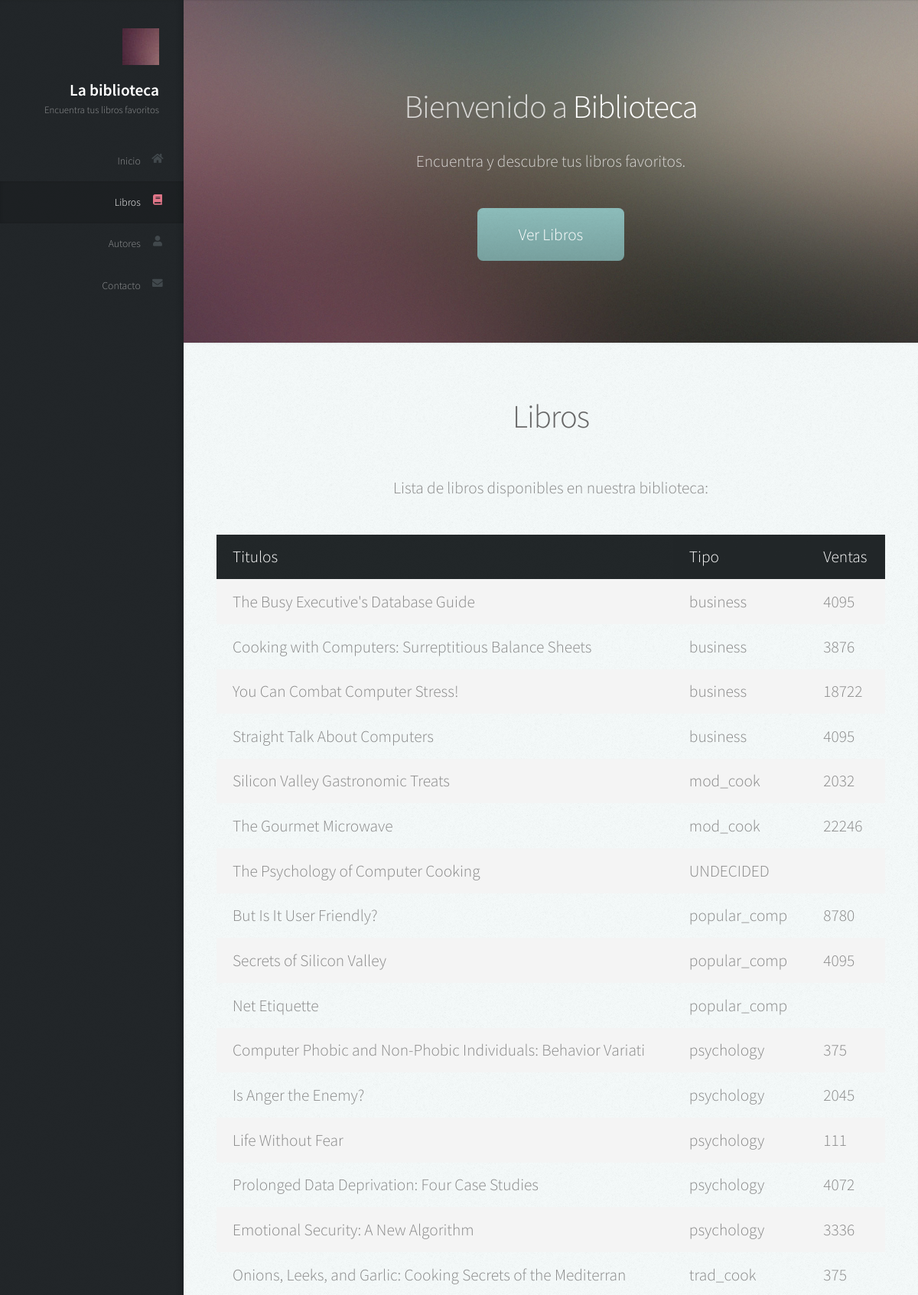
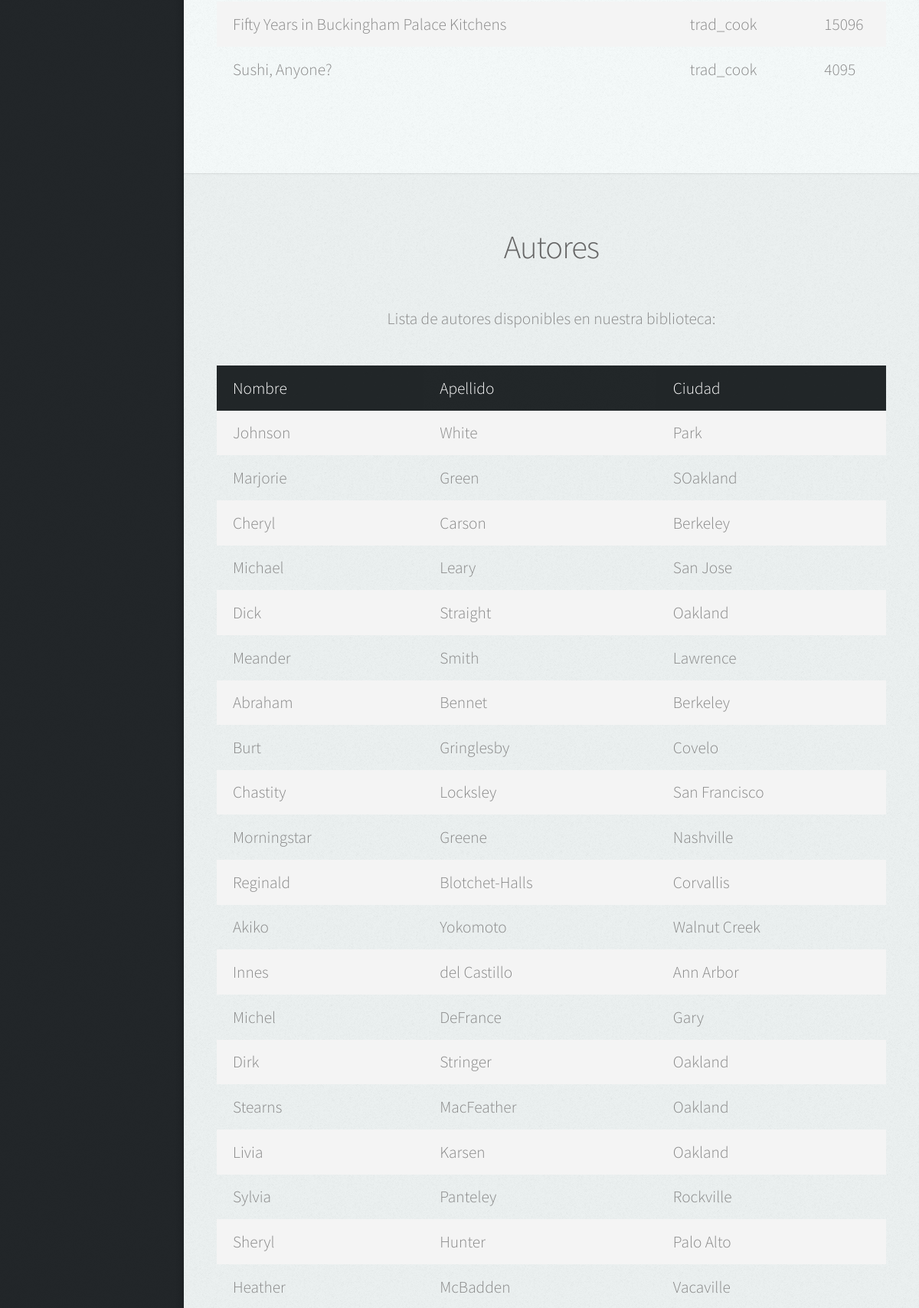
The page / (upper part) on the database its author committed (2 pictures, top to bottom).
### tables this page shows
CREATE TABLE `titulos` (
  `id_titulo` varchar(6) NOT NULL,
  `titulo` varchar(60) NOT NULL,
  `tipo` varchar(15) NOT NULL,
  `id_pub` varchar(4) NOT NULL,
  `precio` double DEFAULT NULL,
  `avance` double DEFAULT NULL,
  `total_ventas` int(11) DEFAULT NULL,
  `notas` varchar(255) NOT NULL,
  `fecha_pub` datetime NOT NULL,
  `contrato` varchar(1) NOT NULL
);

CREATE TABLE `autores` (
  `id_autor` varchar(11) NOT NULL,
  `apellido` varchar(15) NOT NULL,
  `nombre` varchar(15) NOT NULL,
  `telefono` varchar(12) NOT NULL,
  `direccion` varchar(20) NOT NULL,
  `ciudad` varchar(15) NOT NULL,
  `estado` varchar(2) NOT NULL,
  `pais` varchar(3) NOT NULL,
  `cod_postal` int(5) NOT NULL
);

### index.php (the view, shortened to what this page needs)
<!DOCTYPE HTML>
<html>
	<head>
		<link rel="stylesheet" href="assets/css/main.css" />
	</head>
	<body class="is-preload">
		<div id="header">
			<div class="top">
				<div id="logo">
					<span class="image avatar48"><img src="images/avatar.jpg" alt="" /></span>
					<h1 id="title">La biblioteca</h1>
					<p>Encuentra tus libros favoritos</p>
				</div>
				<nav id="nav">
					<ul>
						<li><a href="#inicio" id="inicio-link"><span class="icon solid fa-home">Inicio</span></a></li>
						<li><a href="#libros" id="libros-link"><span class="icon solid fa-book">Libros</span></a></li>
						<li><a href="#autores" id="autores-link"><span class="icon solid fa-user">Autores</span></a></li>
						<li><a href="#contacto" id="contacto-link"><span class="icon solid fa-envelope">Contacto</span></a></li>
					</ul>
				</nav>
			</div>
		</div>
		<div id="main">
			<section id="inicio" class="one dark cover">
				<div class="container">
					<header>
						<h2 class="alt">Bienvenido a <strong>Biblioteca</strong></h2>
						<p>Encuentra y descubre tus libros favoritos.</p>
					</header>
					<footer>
						<a href="#libros" class="button scrolly">Ver Libros</a>
					</footer>
				</div>
			</section>
			<section id="libros" class="two">
				<div class="container">
					<header>
						<h2>Libros</h2>
					</header>
					<p>Lista de libros disponibles en nuestra biblioteca:</p>
					<table>
						<tr>
							<th>Titulos</th>
							<th>Tipo</th>
							<th>Ventas</th>
						</tr>
						<?php
						include 'config.php';
						$stmt = $conn->prepare("SELECT titulo, tipo, total_ventas FROM titulos");
						$stmt->execute();
						$titulos = $stmt->fetchAll(PDO::FETCH_ASSOC);
						foreach ($titulos as $titulo): ?>
						<tr>
							<td><?php echo htmlspecialchars($titulo['titulo']); ?></td>
							<td><?php echo htmlspecialchars($titulo['tipo']); ?></td>
							<td><?php echo htmlspecialchars($titulo['total_ventas']); ?></td>
						</tr>
						<?php endforeach; ?>
					</table>
				</div>
			</section>
		<section id="autores" class="three">
    <div class="container">
        <header>
            <h2>Autores</h2>
        </header>
        <p>Lista de autores disponibles en nuestra biblioteca:</p>
        <table>
            <tr>
                <th>Nombre</th>
                <th>Apellido</th>
                <th>Ciudad</th>
            </tr>
            <?php
            include 'config.php';
            $stmt = $conn->prepare("SELECT nombre, apellido, ciudad FROM autores");
            $stmt->execute();
            $autores = $stmt->fetchAll(PDO::FETCH_ASSOC);
            foreach ($autores as $autor): ?>
            <tr>
                <td><?php echo htmlspecialchars($autor['nombre']); ?></td>
                <td><?php echo htmlspecialchars($autor['apellido']); ?></td>
                <td><?php echo htmlspecialchars($autor['ciudad']); ?></td>
            </tr>
            <?php endforeach; ?>
        </table>
    </div>
</section>
	</body>
</html>

### rows shown on the page
titulos: titulo "The Busy Executive's Database Guide", tipo "business", total_ventas "4095"
titulos: titulo "Cooking with Computers: Surreptitious Balance Sheets", tipo "business", total_ventas "3876"
titulos: titulo "You Can Combat Computer Stress!", tipo "business", total_ventas "18722"
titulos: titulo "Straight Talk About Computers", tipo "business", total_ventas "4095"
titulos: titulo "Silicon Valley Gastronomic Treats", tipo "mod_cook", total_ventas "2032"
titulos: titulo "The Gourmet Microwave", tipo "mod_cook", total_ventas "22246"
titulos: titulo "The Psychology of Computer Cooking", tipo "UNDECIDED"
titulos: titulo "But Is It User Friendly?", tipo "popular_comp", total_ventas "8780"
titulos: titulo "Secrets of Silicon Valley", tipo "popular_comp", total_ventas "4095"
titulos: titulo "Net Etiquette", tipo "popular_comp"
titulos: titulo "Computer Phobic and Non-Phobic Individuals: Behavior Variati", tipo "psychology", total_ventas "375"
titulos: titulo "Is Anger the Enemy?", tipo "psychology", total_ventas "2045"
titulos: titulo "Life Without Fear", tipo "psychology", total_ventas "111"
titulos: titulo "Prolonged Data Deprivation: Four Case Studies", tipo "psychology", total_ventas "4072"
titulos: titulo "Emotional Security: A New Algorithm", tipo "psychology", total_ventas "3336"
titulos: titulo "Onions, Leeks, and Garlic: Cooking Secrets of the Mediterran", tipo "trad_cook", total_ventas "375"
titulos: titulo "Fifty Years in Buckingham Palace Kitchens", tipo "trad_cook", total_ventas "15096"
titulos: titulo "Sushi, Anyone?", tipo "trad_cook", total_ventas "4095"
autores: nombre "Johnson", apellido "White", ciudad "Park"
autores: nombre "Marjorie", apellido "Green", ciudad "SOakland"
autores: nombre "Cheryl", apellido "Carson", ciudad "Berkeley"
autores: nombre "Michael", apellido "Leary", ciudad "San Jose"
autores: nombre "Dick", apellido "Straight", ciudad "Oakland"
autores: nombre "Meander", apellido "Smith", ciudad "Lawrence"
autores: nombre "Abraham", apellido "Bennet", ciudad "Berkeley"
autores: nombre "Burt", apellido "Gringlesby", ciudad "Covelo"
autores: nombre "Chastity", apellido "Locksley", ciudad "San Francisco"
autores: nombre "Morningstar", apellido "Greene", ciudad "Nashville"
autores: nombre "Reginald", apellido "Blotchet-Halls", ciudad "Corvallis"
autores: nombre "Akiko", apellido "Yokomoto", ciudad "Walnut Creek"
autores: nombre "Innes", apellido "del Castillo", ciudad "Ann Arbor"
autores: nombre "Michel", apellido "DeFrance", ciudad "Gary"
autores: nombre "Dirk", apellido "Stringer", ciudad "Oakland"
autores: nombre "Stearns", apellido "MacFeather", ciudad "Oakland"
autores: nombre "Livia", apellido "Karsen", ciudad "Oakland"
autores: nombre "Sylvia", apellido "Panteley", ciudad "Rockville"
autores: nombre "Sheryl", apellido "Hunter", ciudad "Palo Alto"
autores: nombre "Heather", apellido "McBadden", ciudad "Vacaville"
